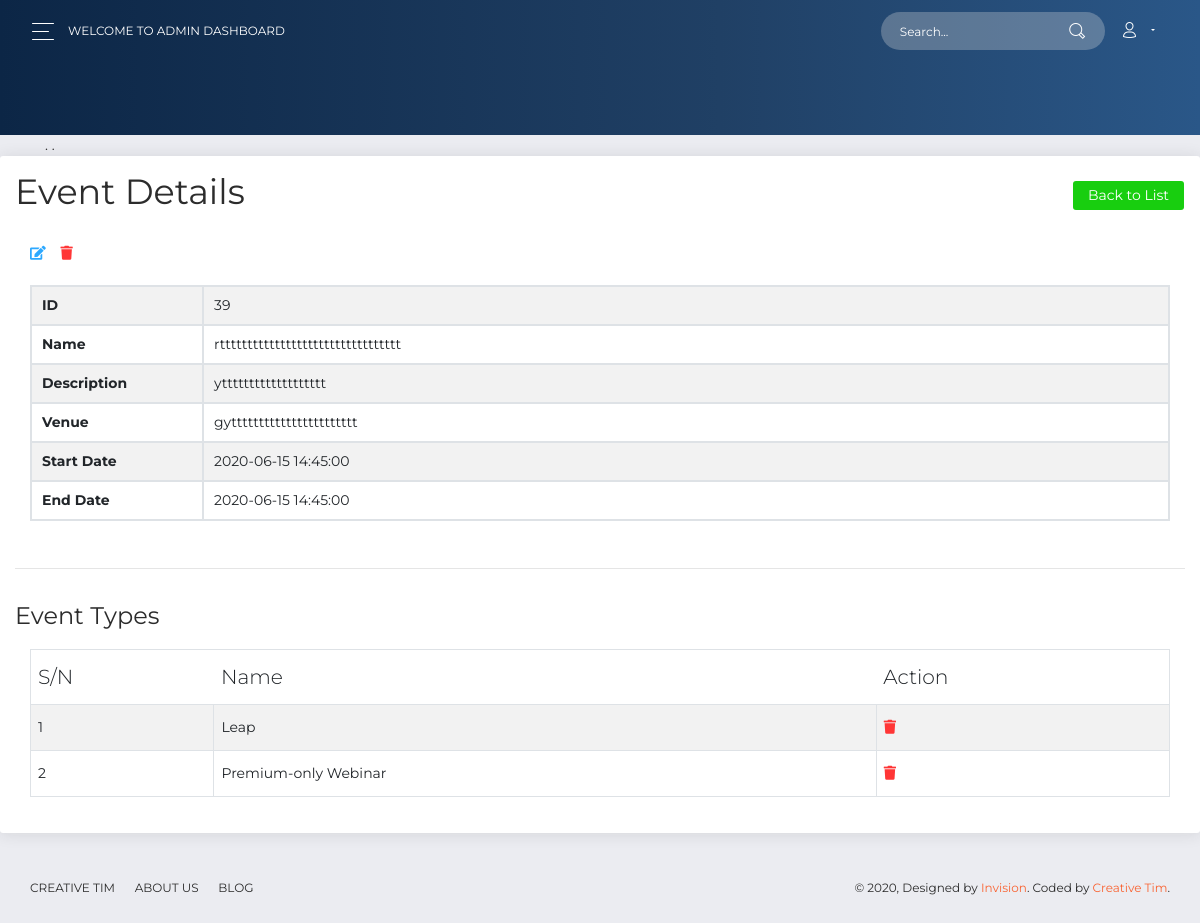
The page /view_event.php?event_id=39 (signed in) on the database its author committed.
### tables this page shows
CREATE TABLE `events` (
  `id` int(6) UNSIGNED NOT NULL,
  `name` varchar(255) DEFAULT NULL,
  `venue` text,
  `description` text,
  `start_date` datetime DEFAULT NULL,
  `end_date` datetime DEFAULT NULL,
  `photo` varchar(255) DEFAULT NULL,
  `photo_name` varchar(255) DEFAULT NULL,
  `created_at` timestamp NOT NULL DEFAULT CURRENT_TIMESTAMP,
  `updated_at` timestamp NOT NULL DEFAULT CURRENT_TIMESTAMP ON UPDATE CURRENT_TIMESTAMP
);

CREATE TABLE `get_event_types` (
  `id` int(6) UNSIGNED NOT NULL,
  `event_id` int(6) UNSIGNED NOT NULL,
  `event_type_id` int(6) UNSIGNED NOT NULL,
  `created_at` timestamp NOT NULL DEFAULT CURRENT_TIMESTAMP,
  `updated_at` timestamp NOT NULL DEFAULT CURRENT_TIMESTAMP ON UPDATE CURRENT_TIMESTAMP
);

CREATE TABLE `event_types` (
  `id` int(6) UNSIGNED NOT NULL,
  `name` varchar(255) DEFAULT NULL,
  `description` text,
  `created_at` timestamp NOT NULL DEFAULT CURRENT_TIMESTAMP,
  `updated_at` timestamp NOT NULL DEFAULT CURRENT_TIMESTAMP ON UPDATE CURRENT_TIMESTAMP
);

### dbFunction.php (called while the page is built, shortened)
<?php
    class dbFunction {
public function associatedEventTypes($eventId){
    $conn =new mysqli(DB_HOST,DB_USER,DB_PASSWORD,DB_DATABASE);
        $sql = "SELECT * FROM get_event_types where event_id ='$eventId'";
               $result = $conn->query($sql);
      return $result;
}
public function fetchEventTypeValue($eventTypeId)
{
   $conn =new mysqli(DB_HOST,DB_USER,DB_PASSWORD,DB_DATABASE);
        $sql = "SELECT * FROM event_types where id ='$eventTypeId'";
               $result = $conn->query($sql);
          $data =   mysqli_fetch_array($result);
      return $data;
}
}
?>

### view_event.php (the view, shortened to what this page needs)
<?php
    include_once('dbFunction.php');
     $conn =new mysqli(DB_HOST,DB_USER,DB_PASSWORD,DB_DATABASE);
      $funObj = new dbFunction();
      $funObj->isAdmin();
include ('includes/admin_header.php');
      if (isset($_GET['event_id'])) {
      $id = $_GET['event_id'];
    }
?>
<div class="card">
  <div class="card-header">
      <h2 class="pull-left">Event Details</h2>
      <a href="list_events.php" class="btn btn-success pull-right btn-sm">Back to List</a>
  </div>
  <div class="card-body">
    <div class="table-responsive">
                <div class="col-md-12">
                    <?php
                    $sql = "SELECT * FROM events WHERE id='$id'";
                    $result = $conn->query($sql);
                    $data = mysqli_fetch_array($result);
                        if($result->num_rows >= 1){
                          echo "<a class='text-info' href='update_event.php?id=". $data['id'] ."' title='Update Record' data-toggle='tooltip'><i class='fas fa-edit'></i></a>";
                          echo "<a class='text-danger' href='list_events.php?destrol=". $data['id'] ."' title='Delete Record' data-toggle='tooltip'><i class='fas fa-trash'></i></a>";
                          echo "<br><br>";
                            echo "<table class='table table-bordered table-striped' id='data_table'>";
                                echo "<tbody>";
                                    echo "<tr>";
                                        echo "<td style='width: 150px;'>" . '<b>ID</b>' . "</td>";
                                        echo "<td>" . $data['id'] . "</td>";
                                    echo "</tr>";
                                    echo "<tr>";
                                        echo "<td style='width: 150px;'>" . '<b>Name</b>' . "</td>";
                                        echo "<td >" . $data['name'] . "</td>";
                                    echo "</tr>";
                                      echo "<tr>";
                                        echo "<td style='width: 150px;'>" . '<b>Description</b>' . "</td>";
                                        echo "<td >" . $data['description'] . "</td>";
                                    echo "</tr>";
                                    echo "<tr>";
                                        echo "<td style='width: 150px;'>" . '<b>Venue</b>' . "</td>";
                                        echo "<td >" . $data['venue'] . "</td>";
                                    echo "</tr>";
                                     echo "<tr>";
                                        echo "<td style='width: 150px;'>" . '<b>Start Date</b>' . "</td>";
                                        echo "<td >" . $data['start_date'] . "</td>";
                                    echo "</tr>";
                                     echo "<tr>";
                                        echo "<td style='width: 150px;'>" . '<b>End Date</b>' . "</td>";
                                        echo "<td >" . $data['end_date'] . "</td>";
                                    echo "</tr>";
                                echo "</tbody>";
                            echo "</table>";
                        } else{
                            echo "<p class='lead'><em>No records were found.</em></p>";
                        }
                    ?>
                </div>
</div>
<hr>
<h4>Event Types</h4>
    <div class="table-responsive">
                <div class="col-md-12">
                    <?php
                $res = $funObj->associatedEventTypes($data['id']);
                        if($res->num_rows > 0){
                            echo "<table class='table table-bordered table-striped' id='data_table'>";
                                echo "<thead>";
                                    echo "<tr>";
                                        echo "<th>S/N</th>";
                                        echo "<th>Name</th>";
                                        echo "<th>Action</th>";
                                    echo "</tr>";
                                echo "</thead>";
                                echo "<tbody>";
                                $index = 1;
                                while($row = mysqli_fetch_array($res)){
                                    echo "<tr>";
                                        echo "<td>" . $index . "</td>";
                                        echo "<td>" . $funObj->fetchEventTypeValue($row['event_type_id'])['name']. "</td>";
                                        echo "<td>";
                                            echo "<a class='text-danger' href='del_assoc_event-type.php?assc_event_type_id=". $row['id'] ."' title='Delete Record' data-toggle='tooltip'><i class='fas fa-trash'></i></a>";
                                        echo "</td>";
                                    echo "</tr>";
                                    $index++;
                                }
                                echo "</tbody>";
                            echo "</table>";
                        } else{
                            echo "<p class='lead'><em>No records were found.</em></p>";
                        }
                    ?>
                </div>
</div>
</div>
</div>
 <?php
   include ('includes/admin_footer.php');
?>

### rows shown on the page
events: id "39", name "rttttttttttttttttttttttttttttttttt", description "yttttttttttttttttttt", venue "gyttttttttttttttttttttttt", start_date "2020-06-15 14:45:00", end_date "2020-06-15 14:45:00"
get_event_types: event_type.name "Leap"
get_event_types: event_type.name "Premium-only Webinar"
